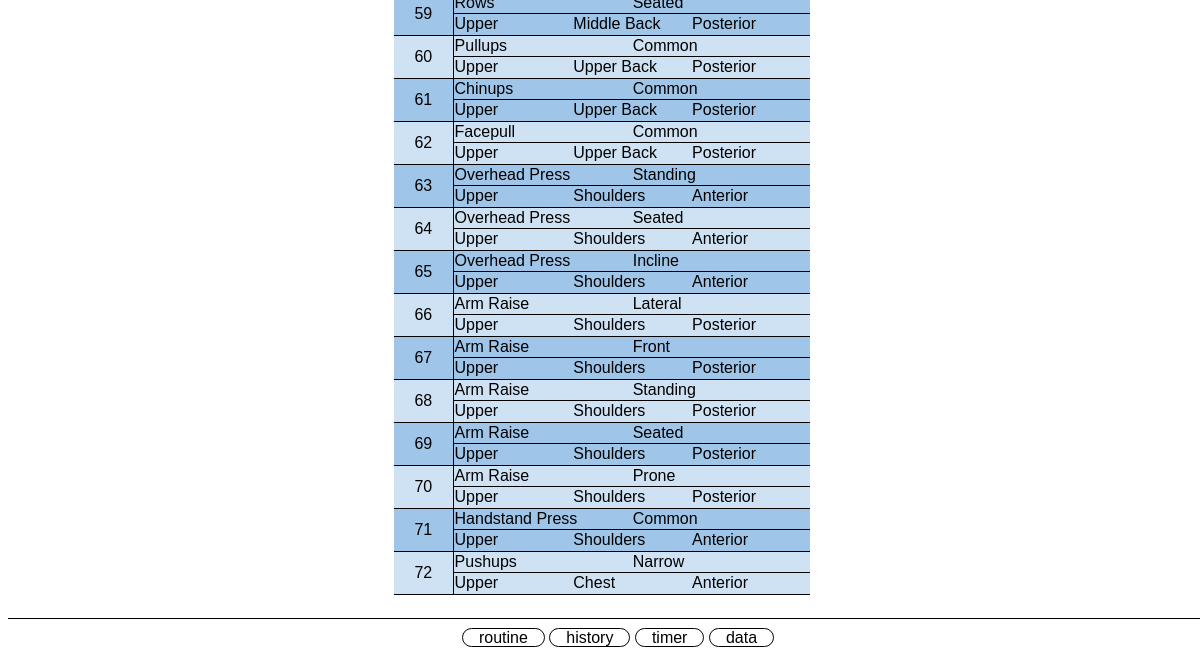
The app's page /exercises (lower part), older data.
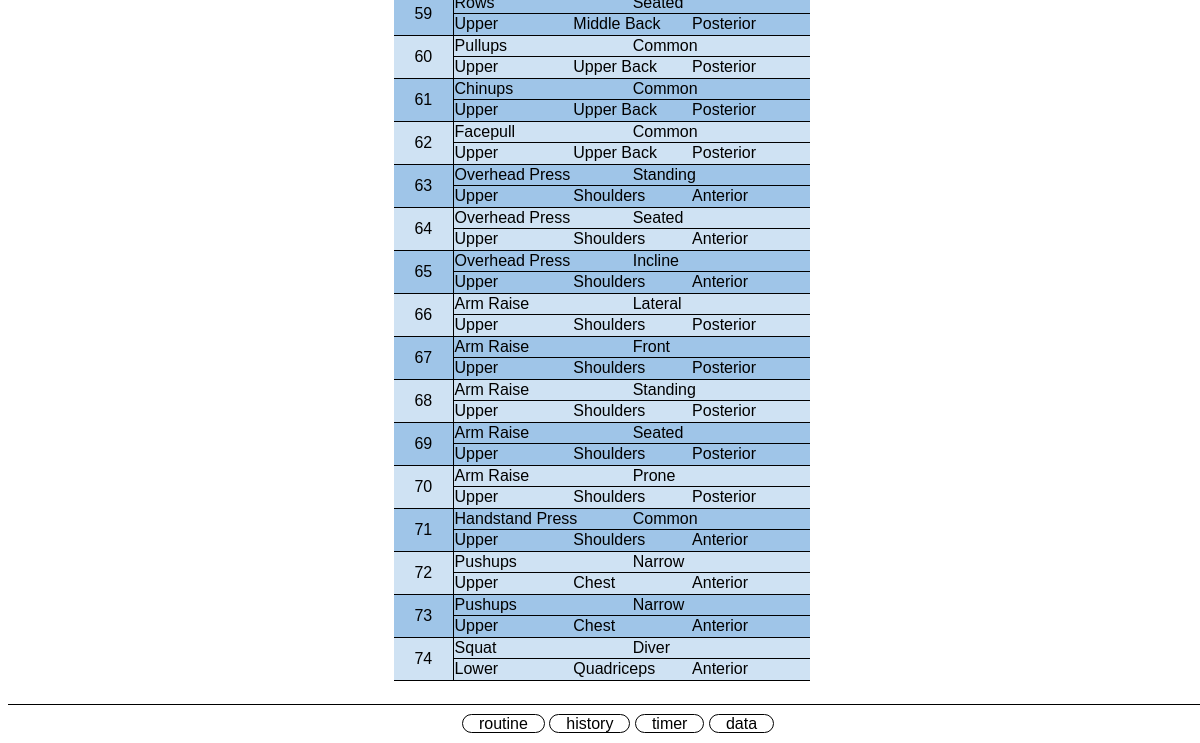
The same page, newer data.
### tables this page shows
CREATE TABLE exercises (
        exercise_id INTEGER PRIMARY KEY,
        exercise TEXT NOT NULL,
        variation TEXT,
        focus TEXT,
        chain TEXT,
        muscle TEXT
    );

### app.py (the view)
@app.route("/exercises", methods=["GET", "POST"])
def exercises():
    if request.method == "POST":
        exercise = request.form.get("exercise")
        variation = request.form.get("variation")
        focus = request.form.get("focus")
        muscle = request.form.get("muscle")
        chain = request.form.get("chain")
        db = sqlite3.connect("workouts.db")
        cur = db.cursor()
        cur.execute("INSERT INTO exercises (exercise, variation, focus, muscle, chain) VALUES(?,?,?,?,?)",
                    (exercise, variation, focus, muscle, chain))
        db.commit()
        db.close()
        return redirect("/exercises")
    else:
        db = sqlite3.connect("workouts.db")
        db.row_factory = sqlite3.Row
        cur = db.cursor()
        cur.execute("SELECT muscle FROM muscles")
        muscles = cur.fetchall()
        cur.execute("SELECT * FROM exercises")
        exercises = cur.fetchall()
        return render_template("exercises.html", exercises=exercises, muscles=muscles, chains=CHAINS, focuses=FOCUSES, antirotations=ANTIROTATIONS)

### app.py (called while the page is built)
@app.after_request
def after_request(response):
    response.headers["Cache-Control"] = "no-cache, no-store, must-revalidate"
    response.headers["Expires"] = 0
    response.headers["Pragma"] = "no-cache"
    return response

### templates/exercises.html (shortened to what this page needs)
{% extends "layout.html" %}
{% block body %}
    <div class="container">
        <div class="section data">
            <table id="table-exercises">
                <tbody>
                    {% for exercise in exercises %}
                        <tr>
                            <td class="table-ex-id">{{ exercise.exercise_id }}</td>
                            <td class="table-ex-name">{{ exercise.exercise }}</td>
                            <td class="table-ex-variation">{{ exercise.variation }}</td>
                            <td class="table-ex-focus">{{ exercise.focus }}</td>
                            <td class="table-ex-muscle">{{ exercise.muscle }}</td>
                            <td class="table-ex-chain">{{ exercise.chain }}</td>
                        </tr>
                    {% endfor %}
                </tbody>
            </table>
        </div>
    </div>
{% endblock %}

### templates/layout.html (shortened to what this page needs)
<!DOCTYPE html>
<html lang="en">
    <head>
        <link href="/static/styles.css" rel="stylesheet">
    </head>
    <body>
            {% block body %}{% endblock %}
        <footer>
            <nav class="nav-footer">
                <a class="round-nav" href="{{ url_for('routine') }}">routine</a>
                <a class="round-nav" href="{{ url_for('history') }}">history</a>
                <a class="round-nav" href="{{ url_for('timer') }}">timer</a>
                <a class="round-nav" href="{{ url_for('data') }}">data</a>
            </nav>
        </footer>
    </body>
</html>

### static/styles.css (style rules this page uses)
* { font-family: 'Trebuchet MS', sans-serif; }
a { text-decoration: none; color: #000; }
.container { margin-bottom: 50px; padding-bottom: 10px; position: fixed; width: 99%; overflow: auto; top: 30px; bottom: 0px; }
.section { margin-left: auto; margin-right: auto; width: fit-content; }
.data { background-color: white; }
footer { border-top: 1px solid black; margin-top: 10px; padding: 10px; text-align: center; position: fixed; bottom: 0; width: 100%; }
.round-nav { border: 1px solid black; border-radius: 12px; padding: 0.01em 16px; }
#table-exercises tbody > tr:nth-child(even) { background-color: #cfe2f3; }
#table-exercises tbody > tr:nth-child(odd) { background-color: #9fc5e8; }

Row changes from the older to the newer data that the page shows:
added exercises: exercise_id "73", exercise "Pushups", variation "Narrow", focus "Upper", muscle "Chest", chain "Anterior"
added exercises: exercise_id "74", exercise "Squat", variation "Diver", focus "Lower", muscle "Quadriceps", chain "Anterior"
